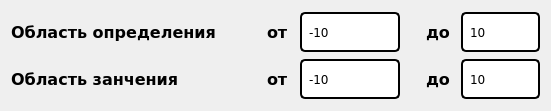
  <widget class="QWidget" name="gridLayoutWidget_3">
   <property name="geometry">
    <rect>
     <x>820</x>
     <y>490</y>
     <width>551</width>
     <height>111</height>
    </rect>
   </property>
   <layout class="QGridLayout" name="gridLayout">
    <item row="0" column="2">
     <widget class="QLineEdit" name="x_start">
      <property name="minimumSize">
       <size>
        <width>0</width>
        <height>40</height>
       </size>
      </property>
      <property name="maximumSize">
       <size>
        <width>100</width>
        <height>16777215</height>
       </size>
      </property>
      <property name="font">
       <font>
        <family>Verdana</family>
       </font>
      </property>
      <property name="styleSheet">
       <string notr="true">background-color: white;
border: 2px solid black;
border-radius: 5px;
padding: 5px;

</string>
      </property>
      <property name="text">
       <string>-10</string>
      </property>
     </widget>
    </item>
    <item row="1" column="3">
     <widget class="QLabel" name="label_7">
      <property name="maximumSize">
       <size>
        <width>50</width>
        <height>16777215</height>
       </size>
      </property>
      <property name="font">
       <font>
        <family>Verdana</family>
        <pointsize>12</pointsize>
        <bold>true</bold>
       </font>
      </property>
      <property name="styleSheet">
       <string notr="true">padding-left: 15px;</string>
      </property>
      <property name="text">
       <string>до</string>
      </property>
     </widget>
    </item>
    <item row="1" column="2">
     <widget class="QLineEdit" name="y_start">
      <property name="minimumSize">
       <size>
        <width>100</width>
        <height>40</height>
       </size>
      </property>
      <property name="maximumSize">
       <size>
        <width>100</width>
        <height>16777215</height>
       </size>
      </property>
      <property name="font">
       <font>
        <family>Verdana</family>
       </font>
      </property>
      <property name="styleSheet">
       <string notr="true">background-color: white;
border: 2px solid black;
border-radius: 5px;
padding: 5px;

</string>
      </property>
      <property name="text">
       <string>-10</string>
      </property>
     </widget>
    </item>
    <item row="0" column="1">
     <widget class="QLabel" name="label_5">
      <property name="maximumSize">
       <size>
        <width>100</width>
        <height>16777215</height>
       </size>
      </property>
      <property name="font">
       <font>
        <family>Verdana</family>
        <pointsize>12</pointsize>
        <bold>true</bold>
       </font>
      </property>
      <property name="styleSheet">
       <string notr="true">padding-left: 15px;</string>
      </property>
      <property name="text">
       <string>от</string>
      </property>
     </widget>
    </item>
    <item row="0" column="3">
     <widget class="QLabel" name="label_6">
      <property name="maximumSize">
       <size>
        <width>50</width>
        <height>16777215</height>
       </size>
      </property>
      <property name="font">
       <font>
        <family>Verdana</family>
        <pointsize>12</pointsize>
        <bold>true</bold>
       </font>
      </property>
      <property name="styleSheet">
       <string notr="true">padding-left: 15px;</string>
      </property>
      <property name="text">
       <string>до</string>
      </property>
     </widget>
    </item>
    <item row="0" column="0">
     <widget class="QLabel" name="label_3">
      <property name="minimumSize">
       <size>
        <width>230</width>
        <height>0</height>
       </size>
      </property>
      <property name="maximumSize">
       <size>
        <width>230</width>
        <height>16777215</height>
       </size>
      </property>
      <property name="font">
       <font>
        <family>Verdana</family>
        <pointsize>12</pointsize>
        <bold>true</bold>
       </font>
      </property>
      <property name="text">
       <string>Область определения</string>
      </property>
     </widget>
    </item>
    <item row="1" column="0">
     <widget class="QLabel" name="label_4">
      <property name="minimumSize">
       <size>
        <width>230</width>
        <height>0</height>
       </size>
      </property>
      <property name="maximumSize">
       <size>
        <width>230</width>
        <height>16777215</height>
       </size>
      </property>
      <property name="font">
       <font>
        <family>Verdana</family>
        <pointsize>12</pointsize>
        <bold>true</bold>
       </font>
      </property>
      <property name="styleSheet">
       <string notr="true"/>
      </property>
      <property name="text">
       <string>Область занчения</string>
      </property>
     </widget>
    </item>
    <item row="1" column="1">
     <widget class="QLabel" name="label_8">
      <property name="maximumSize">
       <size>
        <width>50</width>
        <height>16777215</height>
       </size>
      </property>
      <property name="font">
       <font>
        <family>Verdana</family>
        <pointsize>12</pointsize>
        <bold>true</bold>
       </font>
      </property>
      <property name="layoutDirection">
       <enum>Qt::LeftToRight</enum>
      </property>
      <property name="styleSheet">
       <string notr="true">padding-left: 15px;</string>
      </property>
      <property name="text">
       <string>от</string>
      </property>
     </widget>
    </item>
    <item row="0" column="4">
     <widget class="QLineEdit" name="x_end">
      <property name="minimumSize">
       <size>
        <width>0</width>
        <height>40</height>
       </size>
      </property>
      <property name="maximumSize">
       <size>
        <width>100</width>
        <height>16777215</height>
       </size>
      </property>
      <property name="font">
       <font>
        <family>Verdana</family>
       </font>
      </property>
      <property name="styleSheet">
       <string notr="true">background-color: white;
border: 2px solid black;
border-radius: 5px;
padding: 5px;

</string>
      </property>
      <property name="text">
       <string>10</string>
      </property>
     </widget>
    </item>
    <item row="1" column="4">
     <widget class="QLineEdit" name="y_end">
      <property name="minimumSize">
       <size>
        <width>0</width>
        <height>40</height>
       </size>
      </property>
      <property name="maximumSize">
       <size>
        <width>100</width>
        <height>16777215</height>
       </size>
      </property>
      <property name="font">
       <font>
        <family>Verdana</family>
       </font>
      </property>
      <property name="styleSheet">
       <string notr="true">background-color: white;
border: 2px solid black;
border-radius: 5px;
padding: 5px;

</string>
      </property>
      <property name="text">
       <string>10</string>
      </property>
     </widget>
    </item>
   </layout>
  </widget>
